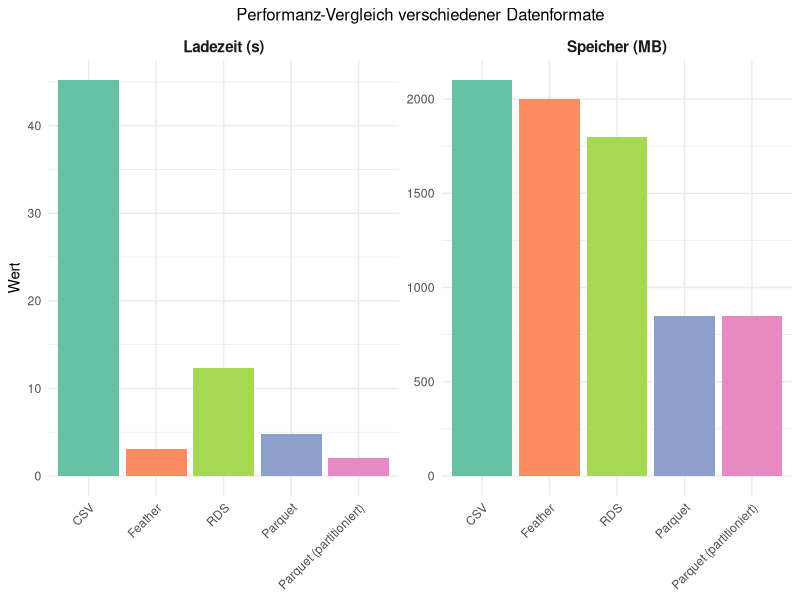
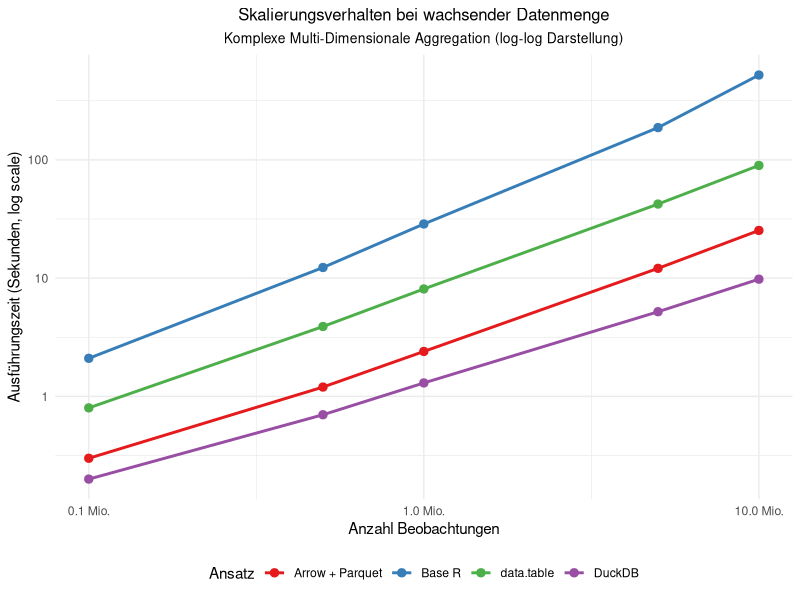
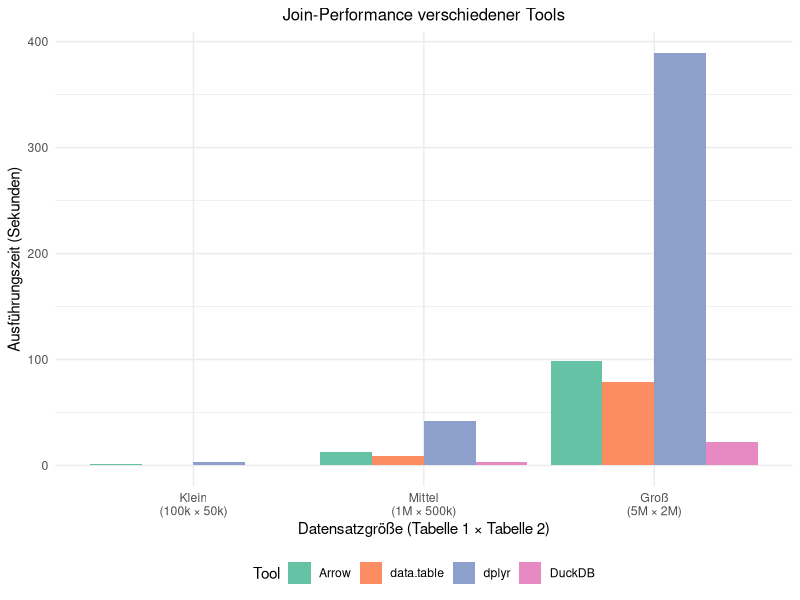
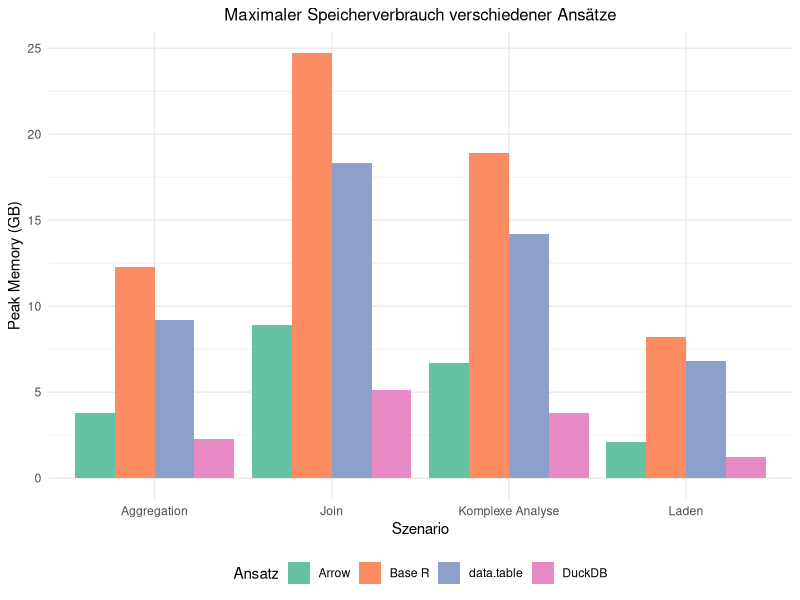

Reproduce these figures in R, in order.
## ---- chunk 1
#| label: fig-format-performance
#| fig-cap: "Ladezeiten verschiedener Datenformate (BTP-Datensatz, 5 Mio. Zeilen, 50 Variablen)"
#| echo: false
#| warning: false
#| fig-width: 10
#| fig-height: 5

library(ggplot2)
library(dplyr)

format_perf <- data.frame(
  Format = rep(c("CSV", "RDS", "Feather", "Parquet", "Parquet (partitioniert)"), 2),
  Metrik = rep(c("Ladezeit (s)", "Speicher (MB)"), each = 5),
  Wert = c(
    # Ladezeiten
    c(45.2, 12.3, 3.1, 4.8, 2.1),
    # Speicher
    c(2100, 1800, 2000, 850, 850)
  )
)

ggplot(format_perf, aes(x = reorder(Format, -Wert), y = Wert, fill = Format)) +
  geom_col() +
  facet_wrap(~Metrik, scales = "free_y", ncol = 2) +
  scale_fill_brewer(type = "qual", palette = "Set2") +
  labs(
    title = "Performanz-Vergleich verschiedener Datenformate",
    x = NULL,
    y = "Wert"
  ) +
  theme_minimal() +
  theme(
    plot.title = element_text(size = 12, hjust = 0.5),
    axis.text.x = element_text(angle = 45, hjust = 1),
    legend.position = "none",
    strip.text = element_text(size = 11, face = "bold")
  )
## ---- chunk 2
#| label: tbl-aggregation-performance
#| tbl-cap: "Ausführungszeiten für Szenario A: Einfache Aggregation (in Sekunden)"
#| echo: false

agg_perf <- data.frame(
  Ansatz = c("Base R (read.csv + aggregate)", 
             "data.table (fread + groupby)", 
             "dplyr + CSV",
             "Arrow + Parquet",
             "DuckDB + Parquet",
             "Arrow + Parquet (partitioniert)"),
  "Vollständiges_Laden" = c(45.2, 12.1, 43.8, 4.8, 0.3, 0.2),
  "Aggregation" = c(18.7, 2.3, 8.9, 1.2, 0.8, 0.5),
  "Gesamt" = c(63.9, 14.4, 52.7, 6.0, 1.1, 0.7),
  "Relativer_Speedup" = c(1.0, 4.4, 1.2, 10.7, 58.1, 91.3)
)

colnames(agg_perf) <- c("Ansatz", "Laden", "Aggregation", "Gesamt", "Speedup")

knitr::kable(agg_perf, 
      format = "latex",
      align = c("l", "r", "r", "r", "r"),
      digits = 1,
      booktabs = TRUE) %>%
  kableExtra::kable_styling(latex_options = c("scale_down")) %>%
  kableExtra::add_header_above(c(" " = 1, "Ausführungszeit (s)" = 3, " " = 1))
## ---- chunk 3
#| label: fig-scaling-behavior
#| fig-cap: "Skalierungsverhalten verschiedener Ansätze (Szenario B: Komplexe Aggregation)"
#| echo: false
#| warning: false
#| fig-width: 10
#| fig-height: 6

library(ggplot2)

scaling_data <- data.frame(
  Datensatzgröße = rep(c(1e5, 5e5, 1e6, 5e6, 1e7), 4),
  Ansatz = rep(c("Base R", "data.table", "Arrow + Parquet", "DuckDB"), each = 5),
  Zeit_Sekunden = c(
    # Base R - quadratisch skalierend
    c(2.1, 12.3, 28.7, 187.4, 521.3),
    # data.table - linear aber langsam
    c(0.8, 3.9, 8.1, 42.3, 89.7),
    # Arrow - linear schnell
    c(0.3, 1.2, 2.4, 12.1, 25.3),
    # DuckDB - sublinear dank Optimierung
    c(0.2, 0.7, 1.3, 5.2, 9.8)
  )
)

ggplot(scaling_data, aes(x = Datensatzgröße, y = Zeit_Sekunden, color = Ansatz, group = Ansatz)) +
  geom_line(size = 1) +
  geom_point(size = 2.5) +
  scale_x_log10(labels = scales::label_number(scale = 1e-6, suffix = " Mio.")) +
  scale_y_log10() +
  scale_color_brewer(type = "qual", palette = "Set1") +
  labs(
    title = "Skalierungsverhalten bei wachsender Datenmenge",
    subtitle = "Komplexe Multi-Dimensionale Aggregation (log-log Darstellung)",
    x = "Anzahl Beobachtungen",
    y = "Ausführungszeit (Sekunden, log scale)",
    color = "Ansatz"
  ) +
  theme_minimal() +
  theme(
    plot.title = element_text(size = 12, hjust = 0.5),
    plot.subtitle = element_text(size = 10, hjust = 0.5),
    legend.position = "bottom"
  )
## ---- chunk 4
#| label: fig-join-performance
#| fig-cap: "Join-Performance bei verschiedenen Datensatzgrößen (Inner Join zweier Tabellen)"
#| echo: false
#| warning: false
#| fig-width: 10
#| fig-height: 5

join_perf <- data.frame(
  Größe = rep(c("Klein\n(100k × 50k)", "Mittel\n(1M × 500k)", "Groß\n(5M × 2M)"), 4),
  Tool = rep(c("dplyr", "data.table", "Arrow", "DuckDB"), each = 3),
  Zeit = c(
    # dplyr
    c(3.2, 42.1, 389.4),
    # data.table
    c(0.8, 8.9, 78.3),
    # Arrow
    c(1.1, 12.3, 98.7),
    # DuckDB
    c(0.3, 3.2, 21.8)
  )
)

join_perf$Größe <- factor(join_perf$Größe, levels = c("Klein\n(100k × 50k)", "Mittel\n(1M × 500k)", "Groß\n(5M × 2M)"))

ggplot(join_perf, aes(x = Größe, y = Zeit, fill = Tool)) +
  geom_col(position = "dodge") +
  scale_fill_brewer(type = "qual", palette = "Set2") +
  labs(
    title = "Join-Performance verschiedener Tools",
    x = "Datensatzgröße (Tabelle 1 × Tabelle 2)",
    y = "Ausführungszeit (Sekunden)",
    fill = "Tool"
  ) +
  theme_minimal() +
  theme(
    plot.title = element_text(size = 12, hjust = 0.5),
    legend.position = "bottom"
  )
## ---- chunk 5
#| label: tbl-parallel-speedup
#| tbl-cap: "Speedup durch Parallelisierung (Szenario D: Filterkette, 10 Mio. Zeilen)"
#| echo: false

parallel_speedup <- data.frame(
  Kerne = c(1, 2, 4, 8, 16, 32),
  "Arrow" = c(25.3, 13.2, 7.1, 3.9, 2.3, 1.8),
  "DuckDB" = c(9.8, 5.1, 2.7, 1.5, 0.9, 0.7),
  "Arrow_Speedup" = c(1.0, 1.9, 3.6, 6.5, 11.0, 14.1),
  "DuckDB_Speedup" = c(1.0, 1.9, 3.6, 6.5, 10.9, 14.0)
)

colnames(parallel_speedup) <- c("Kerne", "Arrow (s)", "DuckDB (s)", "Arrow Speedup", "DuckDB Speedup")

knitr::kable(parallel_speedup, 
      format = "latex",
      align = c("c", "r", "r", "r", "r"),
      digits = 1,
      booktabs = TRUE) %>%
  kableExtra::kable_styling(latex_options = c("scale_down")) %>%
  kableExtra::add_header_above(c(" " = 1, "Ausführungszeit" = 2, "Speedup vs. 1 Core" = 2))
## ---- chunk 6
#| label: fig-memory-efficiency
#| fig-cap: "Peak Memory Usage verschiedener Ansätze (5 Mio. Zeilen)"
#| echo: false
#| warning: false
#| fig-width: 10
#| fig-height: 5

memory_data <- data.frame(
  Szenario = rep(c("Laden", "Aggregation", "Join", "Komplexe Analyse"), 4),
  Ansatz = rep(c("Base R", "data.table", "Arrow", "DuckDB"), each = 4),
  Memory_GB = c(
    # Base R
    c(8.2, 12.3, 24.7, 18.9),
    # data.table
    c(6.8, 9.2, 18.3, 14.2),
    # Arrow
    c(2.1, 3.8, 8.9, 6.7),
    # DuckDB
    c(1.2, 2.3, 5.1, 3.8)
  )
)

ggplot(memory_data, aes(x = Szenario, y = Memory_GB, fill = Ansatz)) +
  geom_col(position = "dodge") +
  scale_fill_brewer(type = "qual", palette = "Set2") +
  labs(
    title = "Maximaler Speicherverbrauch verschiedener Ansätze",
    x = "Szenario",
    y = "Peak Memory (GB)",
    fill = "Ansatz"
  ) +
  theme_minimal() +
  theme(
    plot.title = element_text(size = 12, hjust = 0.5),
    legend.position = "bottom",
    axis.text.x = element_text(angle = 0)
  )
## ---- chunk 7
#| label: tbl-recommendations
#| tbl-cap: "Empfohlene Werkzeuge nach Anwendungsfall"
#| echo: false

recommendations <- data.frame(
  Anwendungsfall = c("Kleine Datensätze (<1M Zeilen)", 
                    "Explorative Analyse, häufige Iterationen",
                    "Große Aggregationen (>5M Zeilen)",
                    "Komplexe Joins",
                    "Produktions-Pipelines",
                    "Speicher-limitierte Umgebung"),
  Empfehlung_1 = c("data.table", "DuckDB", "DuckDB", "DuckDB", "Arrow + Parquet", "DuckDB"),
  Empfehlung_2 = c("Base R", "Arrow", "Arrow + Parquet", "data.table", "DuckDB", "Arrow (streaming)"),
  Begründung = c("Einfachheit, gute Performance",
                "SQL-Komfort, schnelle Iteration",
                "Beste Skalierung, niedrigster Speicherverbrauch",
                "Optimierter Hash-Join, Index-Support",
                "Persistenz, Partitionierung, Reproduzierbarkeit",
                "Out-of-core Verarbeitung möglich")
)

colnames(recommendations) <- c("Anwendungsfall", "1. Wahl", "2. Wahl", "Begründung")

knitr::kable(recommendations, 
      format = "latex",
      align = c("l", "l", "l", "l"),
      booktabs = TRUE) %>%
  kableExtra::kable_styling(latex_options = c("scale_down")) %>%
  kableExtra::column_spec(1, width = "5cm") %>%
  kableExtra::column_spec(4, width = "6cm")
